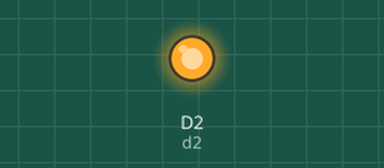
A sketch run on a simulated ESP8266 (NodeMCU). On the bench: output pins drawn as LEDs (lit = HIGH).

Above: at 7.5 s.
At 15.5 s:
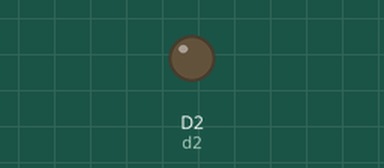
Timing chart, 0 to 20.8 s (numbered marks = the images above):
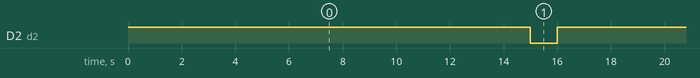

Measured:
- by itself, D2 (d2): alternates HIGH for 15.0 s and LOW for 1.0 s

The sketch:

7ColorFlash.ino
```cpp
int d2=D2;
void setup()
{
 pinMode(d2,OUTPUT);
}

void loop()
{
  digitalWrite(d2,HIGH);
  delay(15000);
  digitalWrite(d2,LOW);
  delay(1000);
}
```
